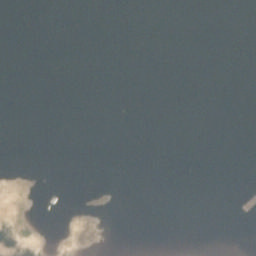
#> input picture svm/train_subset/train_100.jpg, 256 x 256 px, given as the content of the folder /home/charles/Downloads/train-jpg, which was not available
$ python export_features.py
#> lines starting #> are read from the running program, lines starting #| are printed output that depends on the picture; pictures that were not available may be replaced by others from this repository, and a replacement may not be noted
### util.py
import matplotlib.image as mpimg
import matplotlib.pyplot as plt
import numpy as np
import os


# [25 lines left out: functions softmax, load_data_and_label, read_all_jpegs, not called in this run]


def extract_all_feature(jpeg_folder_path, extract_feature_func):
    filenames = os.listdir(jpeg_folder_path)
    results = {}
    i = 0
    for file in filenames:
        if i % 1000 == 0:
            print("Extracting feature on image number: " + str(i))
        i += 1
        if file[len(file) - 4:] == '.jpg':
            img = read_jpeg(jpeg_folder_path + "/" + file)
            results[file[0:-4]] = extract_feature_func(img)

    return results

def read_jpeg(jpeg_path):
    return mpimg.imread(jpeg_path)
#> returned value is the input picture: shape (256, 256, 4); mean R, G, B, A 97.8, 106.6, 108.9, 255


# [51 lines left out: functions load_labels, get_all_jpeg_files, plot_points, plot_3d, not called in this run]

### featureExtract.py
import numpy as np
from scipy import ndimage
import utils_cv


def extract_features(img):
    # img = cv2.imread(filename) # BGR
    # img = util.read_jpeg(filename)
    # Assume img is RGB
    rows,cols, channels = img.shape
#> rows = 256; cols = 256; channels = 4
    R = img[:, :, 0]
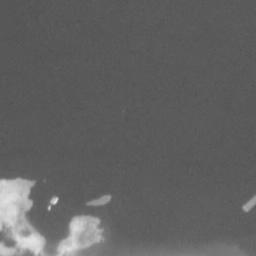
#> R: shape (256, 256); min 81, max 228, mean 97.8
    G = img[:, :, 1]
    B = img[:, :, 2]
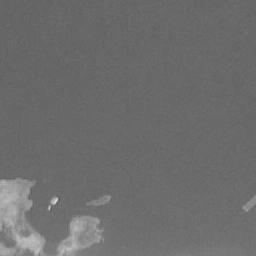
#> B: shape (256, 256); min 80, max 223, mean 108.9

    R2 = np.power(R, 1 * np.ones(R.shape))
    G2 = np.power(G, 1 * np.ones(G.shape))
    B2 = np.power(B, 1 * np.ones(B.shape))

    luminance = 0.299 * R2 + 0.587 * G2 + 0.114 * B2
    luminance = luminance / ((0.299 + 0.587 + 0.114) * 255)

    # R = np.power(R, 2.2 * np.ones(R.shape))
    # G = np.power(G, 2.2 * np.ones(G.shape))
    # B = np.power(B, 2.2 * np.ones(B.shape))

    meanR = np.mean(R[:,:])
#> meanR = 97.84
    meanG = np.mean(G[:,:])
#> meanG = 106.6
    meanB = np.mean(B[:,:])
#> meanB = 108.9
    meanLuminance = np.mean(luminance[:, :])
#> meanLuminance = 0.409

    return meanLuminance, meanG/meanR, meanG/meanB, meanB/255, meanR/255, utils_cv.meanOfLaplace(img), 1
    # return meanLuminance, meanG


def rgb2gray(rgb):
    return np.dot(rgb[..., :3], [0.2989, 0.5870, 0.1140])


def laplacian(img):
    img = ndimage.gaussian_filter(img, 3)

### utils_cv.py
import os
import numpy
import cv2 as cv
import numpy as np

def applyLaplace(image, debug = False):
    ## image is the 2D array with 3/4 channels

#> called with debug = False
    ddepth = cv.CV_16S
    kernel_size = 3

    # apply gaussian to reduce the false positives
    image = cv.GaussianBlur(image, (3, 3), 0)
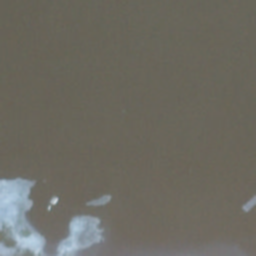
#> image: shape (256, 256, 4); mean of channels 0, 1, 2, 3 97.9, 106.6, 108.9, 255; drawn as B, G, R

    # Convert the image to grayscale
    image_gray = cv.cvtColor(image, cv.COLOR_BGR2GRAY)

    # Apply Laplace function
    dst = cv.Laplacian(image_gray, ddepth, ksize=kernel_size)
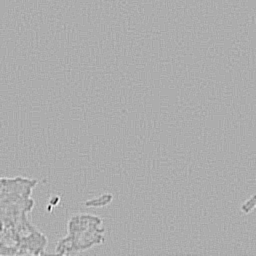
#> dst: shape (256, 256) int16; min -194, max 92, mean 0; drawn with min black and max white

    # converting back to uint8
    abs_dst = cv.convertScaleAbs(dst)
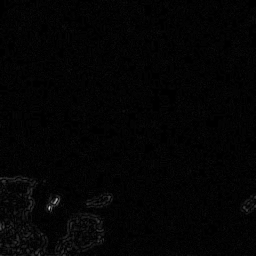
#> abs_dst: shape (256, 256); min 0, max 194, mean 3.9

    # debugging
    if debug == True:
        window_name = "Laplace Demo"
        # Create Window
        cv.namedWindow(window_name, cv.WINDOW_AUTOSIZE)
        cv.imshow(window_name, abs_dst)
        cv.waitKey(0)
    return abs_dst

def meanOfLaplace(image):
    ## image is the 2D array of 3/4 channels

    dst = applyLaplace(image)
    return np.mean(dst)

### export_features.py
import util
import featureExtract
import csv


img_folder = "train_subset"
img_folder = "/home/charles/Downloads/train-jpg"
csv_file = "train_v2.csv"
output_csv_file = "features.csv"


def main(train_path, label_path):
    # images, label_dict = util.load_data_and_label(train_path, label_path)
    image_to_feature_dict = util.extract_all_feature(train_path, featureExtract.extract_features)
#> image_to_feature_dict = {'train_100': (0.409, 1.09, 0.979, 0.427, 0.384, 3.86, 1)}
    features_to_csv = []


    i = 0
    for img_name in image_to_feature_dict.keys():
        features = [img_name]
        features += image_to_feature_dict[img_name]

        features_to_csv += [features]
        if i % 1000 == 0:
            print("Working on iteration: " + str(i))
        i += 1
#> this loop made 1 pass
#> (img_name, features_to_csv, i) on pass 1: ('train_100', [['train_100', 0.409, 1.09, 0.979, 0.427, 0.384, 3.86, 1]], 1)
#| Working on iteration: 0
#> after the loop, i = 1

    with open(output_csv_file, "w", newline="") as f:
        writer = csv.writer(f)
        writer.writerows(features_to_csv)


main(img_folder, csv_file)

$ run again, on svm/train_subset/train_116.jpg
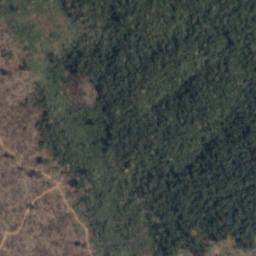
#> input picture svm/train_subset/train_116.jpg, 256 x 256 px, given as the content of the folder /home/charles/Downloads/train-jpg, which was not available
#> in read_jpeg, returned value is the input picture: shape (256, 256, 4); mean R, G, B, A 68.2, 72.7, 68, 255
#> in extract_features, `B = img[:, :, 2]`:
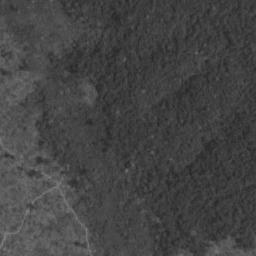
#> B: shape (256, 256); min 38, max 127, mean 68
#> meanR = 68.22
#> meanG = 72.72
#> meanB = 68.04
#> meanLuminance = 0.278
#> in applyLaplace, `abs_dst = cv.convertScaleAbs(dst)`:
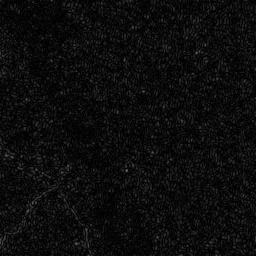
#> abs_dst: shape (256, 256); min 0, max 104, mean 12.4
#> image_to_feature_dict = {'train_116': (0.278, 1.07, 1.07, 0.267, 0.268, 12.39, 1)}
#> the loop in main, `for img_name in image_to_feature_dict.keys():` made 1 pass
#> (img_name, features_to_csv, i) on pass 1: ('train_116', [['train_116', 0.278, 1.07, 1.07, 0.267, 0.268, 12.39, 1]], 1)
#> (printed output is left out)
#> after the loop in main, `for img_name in image_to_feature_dict.keys():`: i = 1

$ run again, on svm/train_subset/train_118.jpg
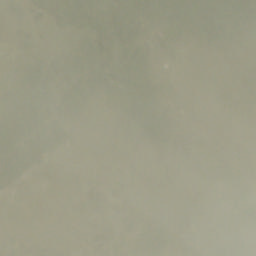
#> input picture svm/train_subset/train_118.jpg, 256 x 256 px, given as the content of the folder /home/charles/Downloads/train-jpg, which was not available
#> in read_jpeg, returned value is the input picture: shape (256, 256, 4); mean R, G, B, A 157.2, 156.4, 136.2, 255
#> in extract_features, `B = img[:, :, 2]`:
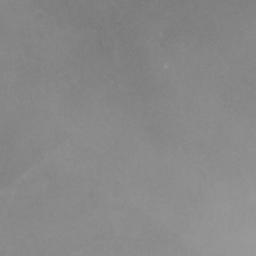
#> B: shape (256, 256); min 120, max 153, mean 136.2
#> meanR = 157.2
#> meanG = 156.4
#> meanB = 136.2
#> meanLuminance = 0.605
#> in applyLaplace, `abs_dst = cv.convertScaleAbs(dst)`:
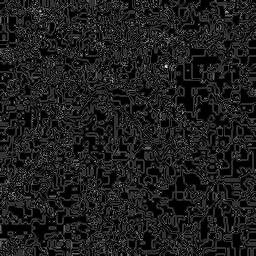
#> abs_dst: shape (256, 256); min 0, max 20, mean 2.35; drawn with min black and max white
#> image_to_feature_dict = {'train_118': (0.605, 0.994, 1.15, 0.534, 0.617, 2.35, 1)}
#> the loop in main, `for img_name in image_to_feature_dict.keys():` made 1 pass
#> (img_name, features_to_csv, i) on pass 1: ('train_118', [['train_118', 0.605, 0.994, 1.15, 0.534, 0.617, 2.35, 1]], 1)
#> (printed output is left out)
#> after the loop in main, `for img_name in image_to_feature_dict.keys():`: i = 1

$ run again, on svm/train_subset/train_130.jpg
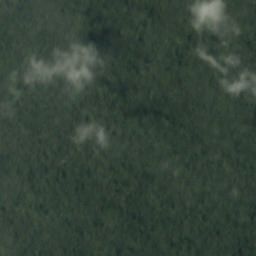
#> input picture svm/train_subset/train_130.jpg, 256 x 256 px, given as the content of the folder /home/charles/Downloads/train-jpg, which was not available
#> in read_jpeg, returned value is the input picture: shape (256, 256, 4); mean R, G, B, A 53.6, 68.3, 57.3, 255
#> meanR = 53.63
#> meanG = 68.3
#> meanB = 57.32
#> meanLuminance = 0.246
#> in applyLaplace, `dst = cv.Laplacian(image_gray, ddepth, ksize=kernel_size)`:
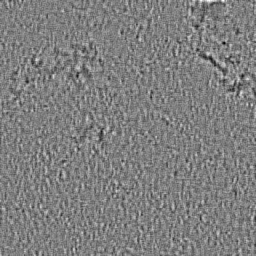
#> dst: shape (256, 256) int16; min -48, max 48, mean 0; drawn with min black and max white
#> in applyLaplace, `abs_dst = cv.convertScaleAbs(dst)`:
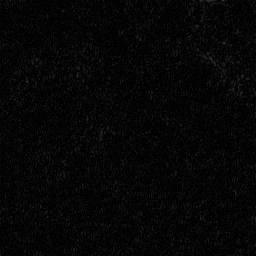
#> abs_dst: shape (256, 256); min 0, max 48, mean 5.8
#> image_to_feature_dict = {'train_130': (0.246, 1.27, 1.19, 0.225, 0.21, 5.81, 1)}
#> the loop in main, `for img_name in image_to_feature_dict.keys():` made 1 pass
#> (img_name, features_to_csv, i) on pass 1: ('train_130', [['train_130', 0.246, 1.27, 1.19, 0.225, 0.21, 5.81, 1]], 1)
#> (printed output is left out)
#> after the loop in main, `for img_name in image_to_feature_dict.keys():`: i = 1
